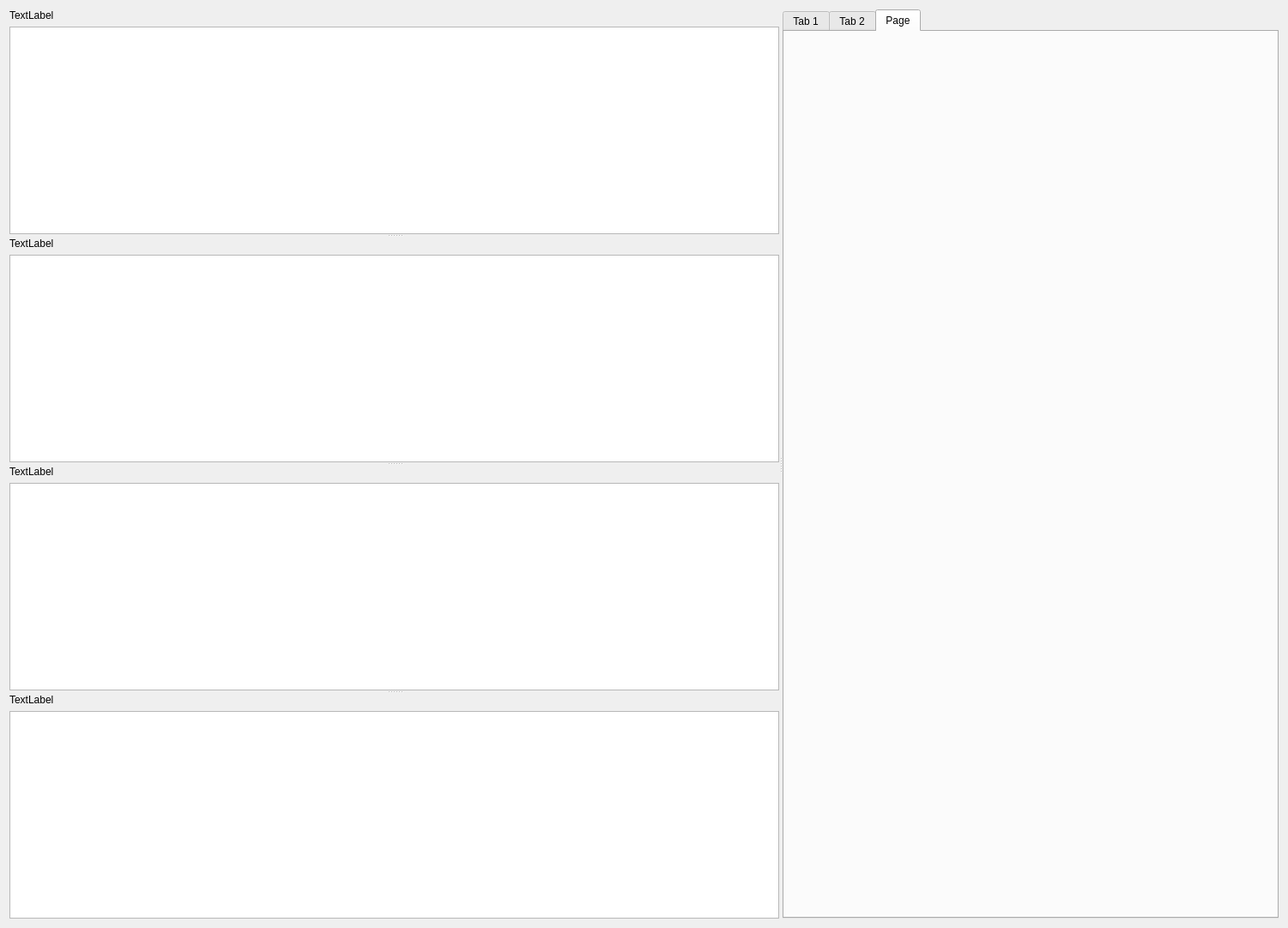
<?xml version="1.0" encoding="UTF-8"?>
<ui version="4.0">
 <class>TrainerMetricsMainWidget</class>
 <widget class="QWidget" name="TrainerMetricsMainWidget">
  <property name="geometry">
   <rect>
    <x>0</x>
    <y>0</y>
    <width>1501</width>
    <height>1082</height>
   </rect>
  </property>
  <property name="windowTitle">
   <string>Form</string>
  </property>
  <layout class="QGridLayout" name="gridLayout">
   <item row="0" column="0">
    <widget class="QSplitter" name="splitter_2">
     <property name="orientation">
      <enum>Qt::Orientation::Horizontal</enum>
     </property>
     <widget class="QSplitter" name="splitter">
      <property name="orientation">
       <enum>Qt::Orientation::Vertical</enum>
      </property>
      <widget class="QWidget" name="verticalLayoutWidget">
       <layout class="QVBoxLayout" name="verticalLayout">
        <item>
         <widget class="QLabel" name="label">
          <property name="text">
           <string>TextLabel</string>
          </property>
         </widget>
        </item>
        <item>
         <widget class="QTableView" name="clientesTable"/>
        </item>
       </layout>
      </widget>
      <widget class="QWidget" name="verticalLayoutWidget_4">
       <layout class="QVBoxLayout" name="verticalLayout_10">
        <item>
         <widget class="QLabel" name="label_4">
          <property name="text">
           <string>TextLabel</string>
          </property>
         </widget>
        </item>
        <item>
         <widget class="QTableView" name="workoutsTable"/>
        </item>
       </layout>
      </widget>
      <widget class="QWidget" name="verticalLayoutWidget_3">
       <layout class="QVBoxLayout" name="verticalLayout_4">
        <item>
         <widget class="QLabel" name="label_3">
          <property name="text">
           <string>TextLabel</string>
          </property>
         </widget>
        </item>
        <item>
         <widget class="QTableView" name="exercisesTable"/>
        </item>
       </layout>
      </widget>
      <widget class="QWidget" name="verticalLayoutWidget_2">
       <layout class="QVBoxLayout" name="verticalLayout_3">
        <item>
         <widget class="QLabel" name="label_2">
          <property name="text">
           <string>TextLabel</string>
          </property>
         </widget>
        </item>
        <item>
         <widget class="QTableView" name="sesionesTable"/>
        </item>
       </layout>
      </widget>
     </widget>
     <widget class="QWidget" name="widget" native="true">
      <layout class="QGridLayout" name="gridLayout_2">
       <item row="0" column="0">
        <widget class="QTabWidget" name="tabWidget">
         <property name="currentIndex">
          <number>2</number>
         </property>
         <widget class="QWidget" name="tab1">
          <attribute name="title">
           <string>Tab 1</string>
          </attribute>
          <layout class="QGridLayout" name="gridLayout_3"/>
         </widget>
         <widget class="QWidget" name="tab2">
          <attribute name="title">
           <string>Tab 2</string>
          </attribute>
          <layout class="QGridLayout" name="gridLayout_4"/>
         </widget>
         <widget class="QWidget" name="tab3">
          <attribute name="title">
           <string>Page</string>
          </attribute>
          <layout class="QGridLayout" name="gridLayout_5"/>
         </widget>
        </widget>
       </item>
      </layout>
     </widget>
    </widget>
   </item>
  </layout>
 </widget>
 <resources/>
 <connections/>
</ui>
